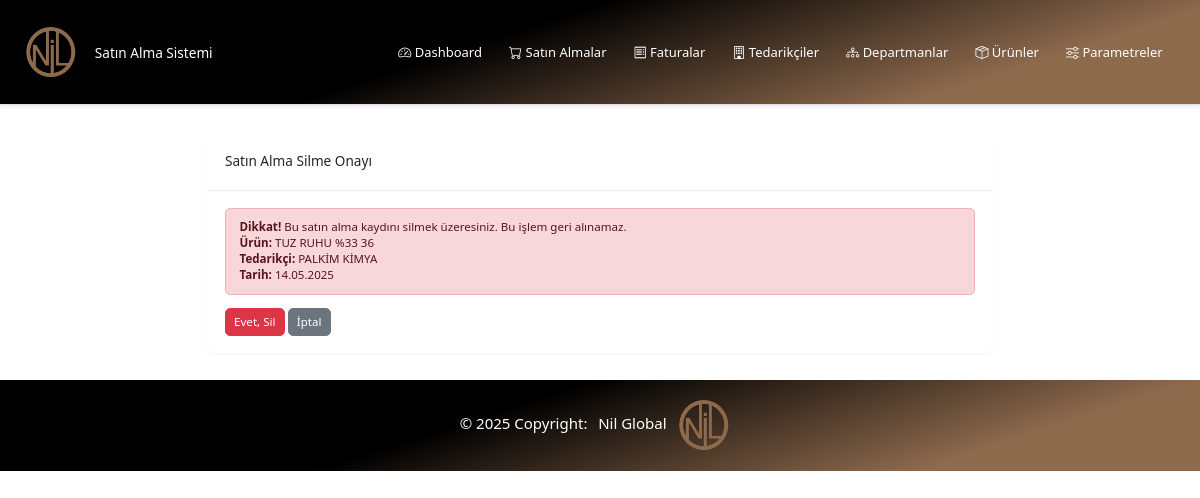
The app's page /satinalma/23/sil/ with its own data.
### satin_alma/models.py (models this page shows, shortened)
class SatinAlma(models.Model):
    tedarikci = models.ForeignKey(Tedarikci, on_delete=models.CASCADE, verbose_name="Tedarikçi")
    urun = models.ForeignKey(Urun, on_delete=models.CASCADE, verbose_name="Ürün")
    departman = models.ForeignKey(Departman, on_delete=models.SET_NULL, null=True, verbose_name="Departman")
    tarih = models.DateField(verbose_name="Tarih")
    miktar = models.DecimalField(max_digits=10, decimal_places=2, verbose_name="Miktar")
    birim = models.ForeignKey(Birim, on_delete=models.SET_NULL, null=True, verbose_name="Birim")
    birim_fiyat = models.DecimalField(max_digits=10, decimal_places=2, verbose_name="Birim Fiyat")
    kdv = models.ForeignKey(KDV, on_delete=models.SET_NULL, null=True, verbose_name="KDV")
    para_birimi = models.ForeignKey(ParaBirimi, on_delete=models.SET_NULL, null=True, verbose_name="Para Birimi")
    fis = models.FileField(upload_to='fisler/', blank=True, null=True, verbose_name="Fiş")
    faturaya_baglandi = models.BooleanField(default=False, verbose_name="Faturaya Bağlandı")
    created_at = models.DateTimeField(auto_now_add=True)
    updated_at = models.DateTimeField(auto_now=True)
    class Meta:
        verbose_name = "Satın Alma"
        verbose_name_plural = "Satın Almalar"
        ordering = ['-tarih']

### urunler/models.py (models this page shows, shortened)
class Urun(models.Model):
    ad = models.CharField(max_length=255, verbose_name="Ürün Adı")
    sira = models.PositiveIntegerField(default=0, verbose_name="Sıra")
    created_at = models.DateTimeField(auto_now_add=True)
    updated_at = models.DateTimeField(auto_now=True)
    class Meta:
        verbose_name = "Ürün"
        verbose_name_plural = "Ürünler"
        ordering = ['sira', 'ad']

### tedarikciler/models.py (models this page shows, shortened)
class Tedarikci(models.Model):
    ad = models.CharField(max_length=255, verbose_name="Firma Adı")
    hizmet = models.CharField(max_length=255, verbose_name="Verdiği Hizmet")
    yetkili = models.CharField(max_length=255, verbose_name="Firma Yetkilisi")
    telefon = models.CharField(max_length=20, verbose_name="Telefon Numarası")
    adres = models.TextField(blank=True, verbose_name="Adres")
    email = models.EmailField(blank=True, verbose_name="E-posta Adresi")
    created_at = models.DateTimeField(auto_now_add=True)
    updated_at = models.DateTimeField(auto_now=True)
    class Meta:
        verbose_name = "Tedarikçi"
        verbose_name_plural = "Tedarikçiler"
        ordering = ['ad']

### satin_alma/views.py (the view)
# urls.py: path('<int:pk>/sil/', views.satin_alma_sil, name='satin_alma_sil'),
def satin_alma_sil(request, pk):
    satin_alma = get_object_or_404(SatinAlma, pk=pk)
    if request.method == "POST":
        satin_alma.delete()
        messages.success(request, 'Satın alma başarıyla silindi.')
        return redirect('satin_alma:satin_alma_listesi')
    return render(request, 'satin_alma/satin_alma_sil.html', {'satin_alma': satin_alma})

### satin_alma/templates/satin_alma/satin_alma_sil.html (shortened to what this page needs)
{% extends 'base.html' %}
{% block content %}
<div class="row">
    <div class="col-md-8 offset-md-2">
        <div class="card">
            <div class="card-header">
                <h3 class="card-title">Satın Alma Silme Onayı</h3>
            </div>
            <div class="card-body">
                <p class="alert alert-danger">
                    <strong>Dikkat!</strong> Bu satın alma kaydını silmek üzeresiniz. Bu işlem geri alınamaz.<br>
                    <b>Ürün:</b> {{ satin_alma.urun.ad }}<br>
                    <b>Tedarikçi:</b> {{ satin_alma.tedarikci.ad }}<br>
                    <b>Tarih:</b> {{ satin_alma.tarih|date:'d.m.Y' }}
                </p>
                <form method="post">
                    <div class="mt-3">
                        <button type="submit" class="btn btn-danger">
                             Evet, Sil
                        </button>
                        <a href="{% url 'satin_alma:satin_alma_listesi' %}" class="btn btn-secondary">
                             İptal
                        </a>
                    </div>
                </form>
            </div>
        </div>
    </div>
</div>
{% endblock %}

### static/css/style.css (style rules this page uses)
html, body { font-family: "Segoe UI", "Roboto", Arial, sans-serif; font-size: 0.85rem; line-height: 1.4; }
h3, .h3 { font-size: 1rem; }
.card { margin-bottom: 1.5rem; border: none; box-shadow: 0 1px 3px rgba(0, 0, 0, 0.05); }
.card .card-header { background-color: #fff; border-bottom: 1px solid #e9ecef; padding: 1rem 1.25rem; }
.card .card-body { padding: 1.25rem; }
.alert { font-size: 0.85rem; padding: 0.75rem 1rem; }
.btn { font-size: 0.85rem; padding: 0.3rem 0.6rem; }

### records on screen
SatinAlma: urun.ad "TUZ RUHU %33 36", tedarikci.ad "PALKİM KİMYA", tarih "14.05.2025"
